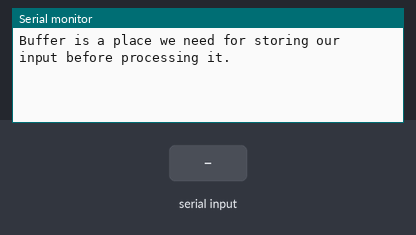
This sketch was run on a simulated Arduino Uno, built with avr-gcc and run on an emulated ATmega328P. Parts: the last lines printed to the serial monitor. The inputs (shaded band) are chosen by the test bench.

Above: at 1.2 s.
1.3 s: "1\n" received over Serial
At 2.4 s:
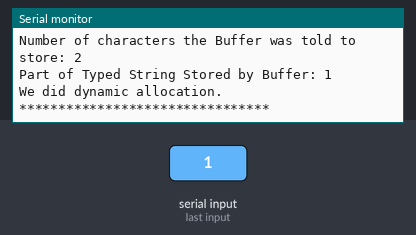
2.8 s: "0\n" received over Serial
At 2.91 s:
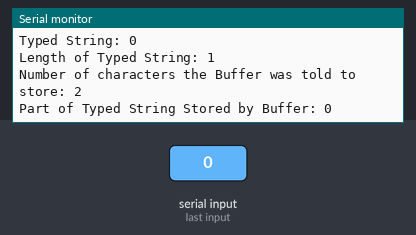
4.3 s: "2\n" received over Serial
At 4.47 s:
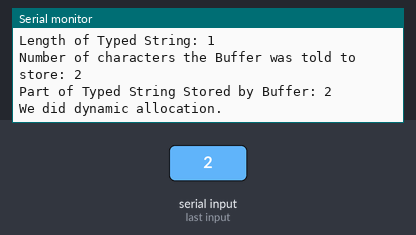

Measured:
- after the input at 1.3 s, the serial monitor: prints a new line at once (image 1)
- after the input at 2.8 s, the serial monitor: prints a new line at once (image 2)
- after the input at 4.3 s, the serial monitor: prints a new line at once (image 3)

The sketch:

string-to-char-01.ino
```cpp
void setup() {
  Serial.begin(9600);
  Serial.println("Buffer is a place we need for storing our input before processing it.");
}

void loop() {
  String typedString = Serial.readStringUntil('\n');
  char Buffr[typedString.length()+1];
  typedString.toCharArray(Buffr, typedString.length()+1);

  if(typedString.length()>0){
    Serial.print("Typed String: ");
    Serial.println(typedString);

    Serial.print("Length of Typed String: ");
    Serial.println(typedString.length());

    Serial.print("Number of characters the Buffer was told to store: ");
    Serial.println(sizeof(Buffr));

    Serial.print("Part of Typed String Stored by Buffer: ");
    Serial.println(Buffr);
    Serial.println("\nWe did dynamic allocation.");
    Serial.println("\n********************************\n");
  }
}
```
